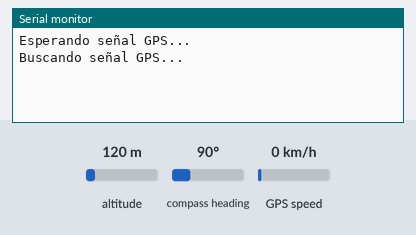
The sketch below on a simulated ESP32. On the bench: the last lines printed to the serial monitor. The inputs (shaded band) are chosen by the test bench; at power-on: altitude 120 m, compass heading 90°, GPS speed 0 km/h. The GPS gets a fix after 3 s at 37.7749, -122.4194 with 8 satellites.

Above: at 1.2 s.
1.3 s: altitude set to 20 m
At 5.2 s:
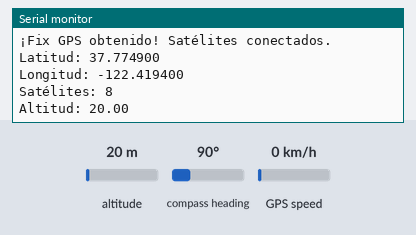
5.5 s: altitude set to 250 m
At 7.8 s:
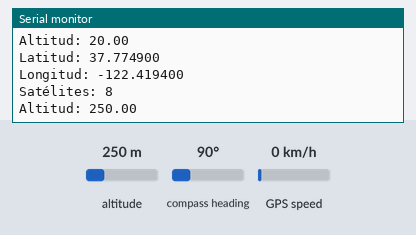

The sketch:

SOLO_GPS_UNO.ino
```cpp
#include <TinyGPSPlus.h>
#include <HardwareSerial.h>
TinyGPSPlus gps;

// Cofigura el SoftwareSerial: evita usar (0,1) en Arduino Uno, porque son RX/TX hardware
HardwareSerial gpsSerial(1);
// Pines GPS
#define GPS_RX 16
#define GPS_TX -1// no se usa, amenos que quiera controlar el gps por comandos


// Variable para recordar si ya obtuvo fix por primera vez
bool fix_obtenido = false;

void setup() {
  Serial.begin(115200);
  gpsSerial.begin(9600, SERIAL_8N1, GPS_RX, GPS_TX);//cada segundo el gps envia datos

  Serial.println("Esperando señal GPS...");
}

void loop() {
 unsigned long start = millis();
  while (millis() - start < 1000) {
    while (gpsSerial.available() > 0) {
      gps.encode(gpsSerial.read());
    }
  }

  if (gps.location.isValid()) {
    if (!fix_obtenido) {
      Serial.println("¡Fix GPS obtenido! Satélites conectados.");
      // Fix me indica cuantos datos reales tengo: lon alt y lat, debe ser mayor a 1 para indicar que
      //el gps esta obteniendo correctamente los datos de los satelites
      fix_obtenido = true;
    }

    Serial.print("Latitud: ");
    Serial.println(gps.location.lat(), 6);

    Serial.print("Longitud: ");
    Serial.println(gps.location.lng(), 6);

    Serial.print("Satélites: ");
    Serial.println(gps.satellites.value());

    Serial.print("Altitud: ");
    Serial.println(gps.altitude.meters());

    delay(2000);
  } else {
    Serial.println("Buscando señal GPS...");
    delay(2000);
  }
  // while (gpsSerial.available()) {
  //   char c = gpsSerial.read();
  //   Serial.write(c); // Esto imprime directamente las sentencias NMEA
  // }
}
```

Measured:
- after the input at 1.3 s, the serial monitor: prints a new line after 2.7 s (image 1)
- after the input at 5.5 s, the serial monitor: prints a new line after 1.5 s (image 2)
